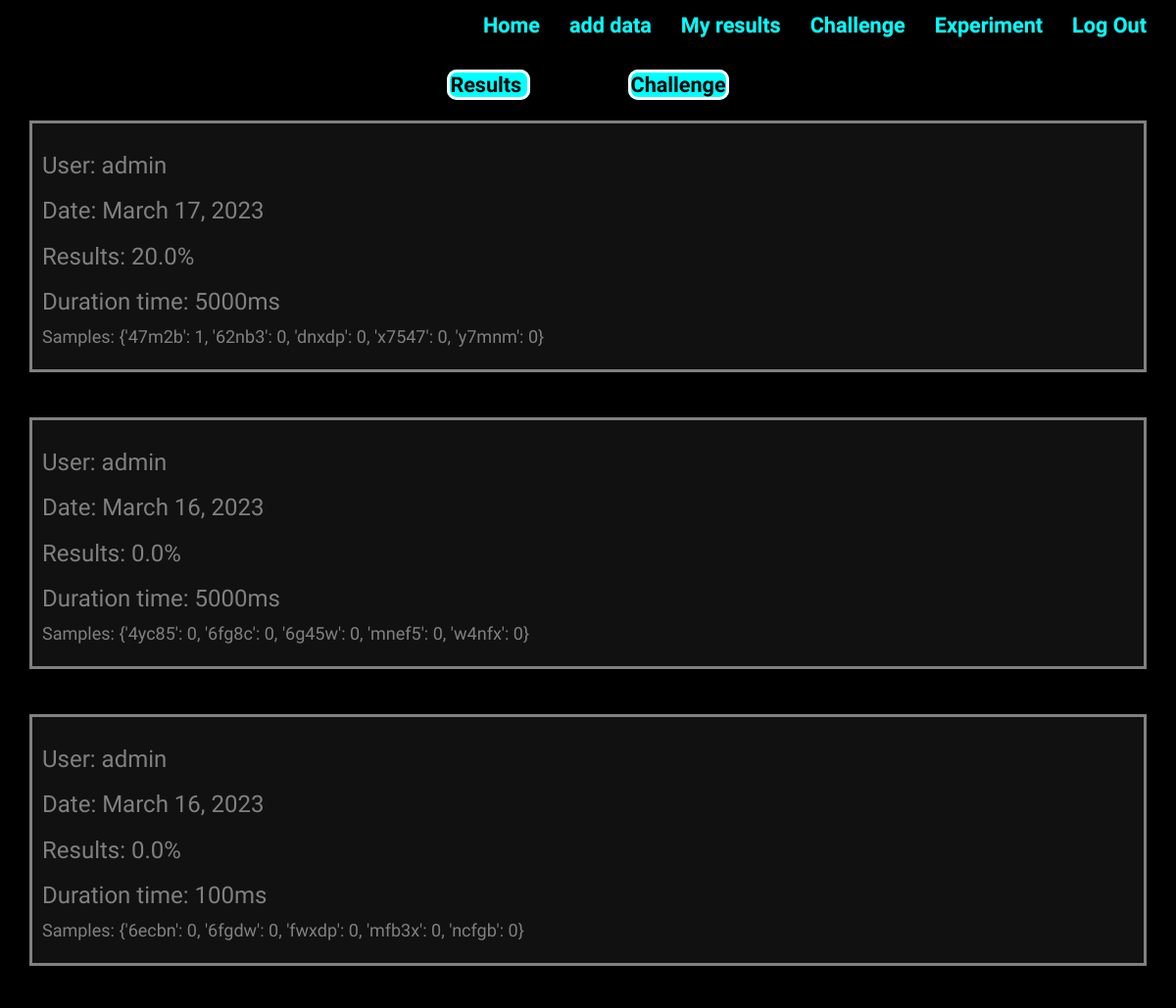
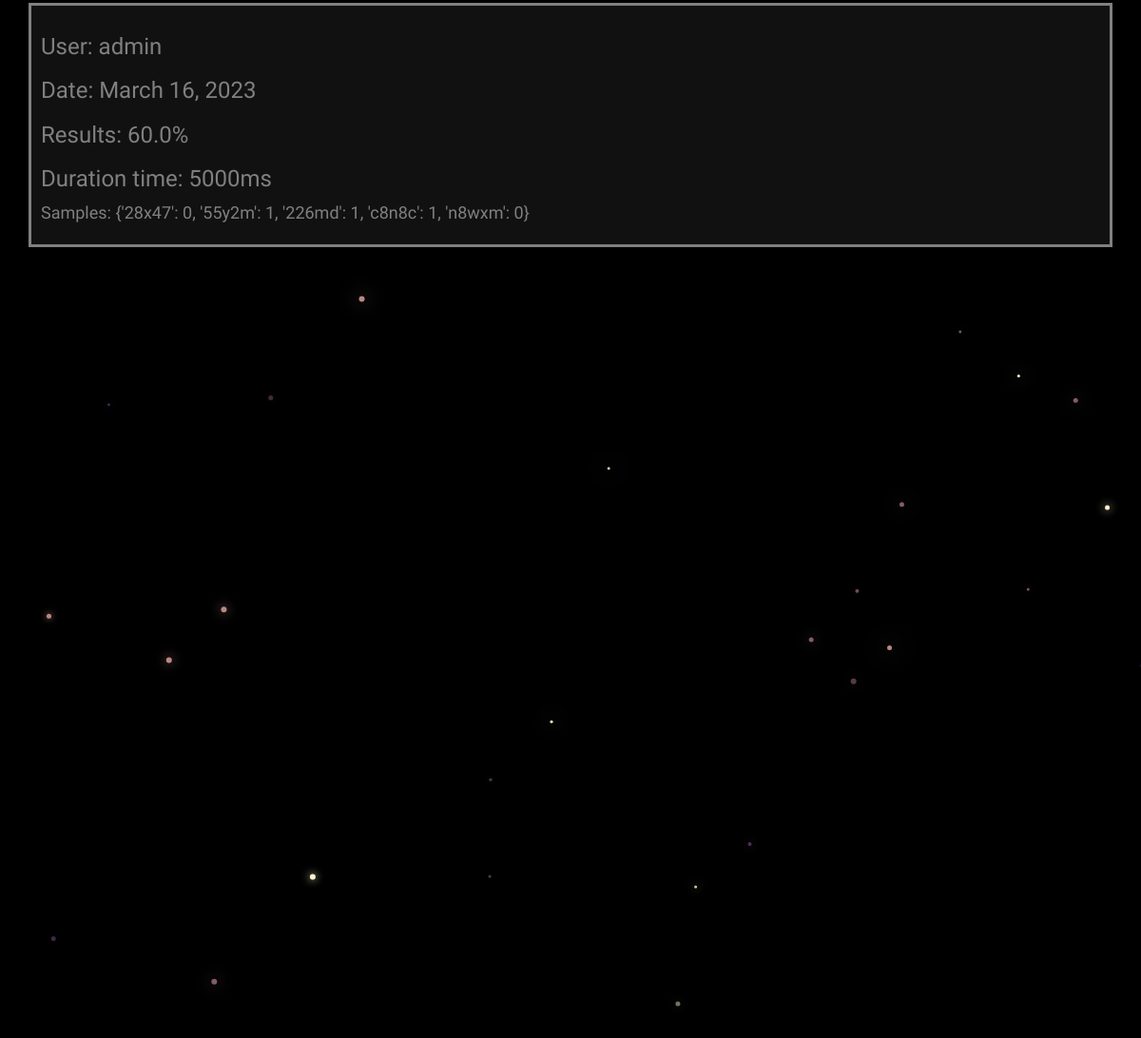
The app's page /image/chall_list/ (signed in) with its own data (2 pictures, top to bottom).
### app/models.py (models this page shows, shortened)
class Experiment(models.Model):
    user_id = models.ForeignKey(User, on_delete=models.CASCADE, null=False)
    date = models.DateField(default=datetime.datetime.now)
    pass_rate = models.FloatField(default=0, null=True)
    samples = models.CharField(max_length=256, default=None, null=False)
    duration = models.IntegerField(null=True, default=500)
    challenge = models.BooleanField(default=False)

### accounts/models.py (models this page shows)
class User(AbstractUser):
    birth_day = models.IntegerField(null=True, blank=True)
    sex = models.CharField(choices=SEX_CHOICES, max_length=10, default=None, null=True)
    ailments = models.TextField(default='', max_length=1000)
    def __str__(self):
        return f"{self.username}"

### app/views.py (the view)
# urls.py: path('chall_list/', login_required(ChallengeListView.as_view()), name='chall_list'),
class ChallengeListView(LoginRequiredMixin, ListView):
    model = Experiment
    template_name = 'app/challenge_list.html'
    context_object_name = 'challenge_list'
    def get_queryset(self):
        qs = Experiment.objects.filter(user_id=self.request.user, challenge=True)
        qs = qs.order_by('-id')
        return qs

### app/templates/app/challenge_list.html (shortened to what this page needs)
{% extends "app/result_list.html" %}
{% block results %}
{%  for item in object_list %}
<div class="card card-inverse" style="margin-top:20px">
  <div class="card-block main-card">
    <h3 class="card-title">User: {{item.user_id}}</h3>
    <h3 class="card-title">Date: {{item.date}} </h3>
    <h3 class="card-title">Results: {{item.pass_rate}}% </h3>
    <h3 class="card-title">  Duration time: {{item.duration}}ms</h3>
    <p class="card-text"> Samples:  {{item.samples}}
</div>
{% endfor %}
{% endblock %}

### static/css/master.css (style rules this page uses)
html { overflow-y: scroll; }
body { margin: 0; overflow: hidden; background: black; color: gray; font-size: large; font-family: 'Carter One', cursive; }
.main-card { background: #111; padding: 10px; border-style: solid; }

### records on screen
Experiment: user_id "admin", date "March 17, 2023", pass_rate "20.0", duration "5000", samples "{'47m2b': 1, '62nb3': 0, 'dnxdp': 0, 'x7547': 0, 'y7mnm': 0}"
Experiment: user_id "admin", date "March 16, 2023", pass_rate "0.0", duration "5000", samples "{'4yc85': 0, '6fg8c': 0, '6g45w': 0, 'mnef5': 0, 'w4nfx': 0}"
Experiment: user_id "admin", date "March 16, 2023", pass_rate "0.0", duration "100", samples "{'6ecbn': 0, '6fgdw': 0, 'fwxdp': 0, 'mfb3x': 0, 'ncfgb': 0}"
Experiment: user_id "admin", date "March 16, 2023", pass_rate "60.0", duration "5000", samples "{'28x47': 0, '55y2m': 1, '226md': 1, 'c8n8c': 1, 'n8wxm': 0}"
